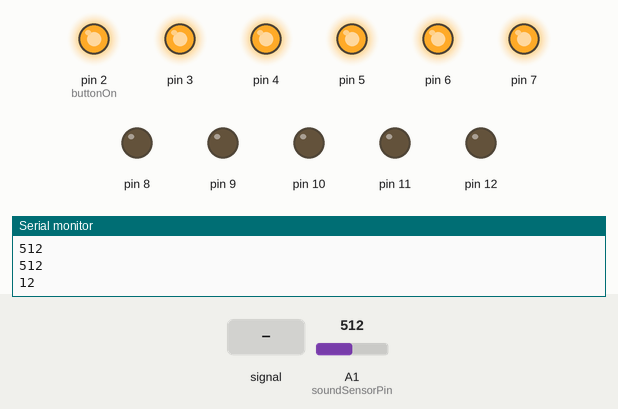
This sketch was run on a simulated Arduino Uno, built with avr-gcc and run on an emulated ATmega328P. On the bench: output pins drawn as LEDs (lit = HIGH), the last lines printed to the serial monitor. Dashed ring = blinking. The inputs (shaded band) are chosen by the test bench; at power-on: A1 (soundSensorPin) = 512.

Above: at 1.2 s.
1.3 s: A1 (soundSensorPin) fed a 2 Hz sine of ±306 counts around its level
At 4.2 s:
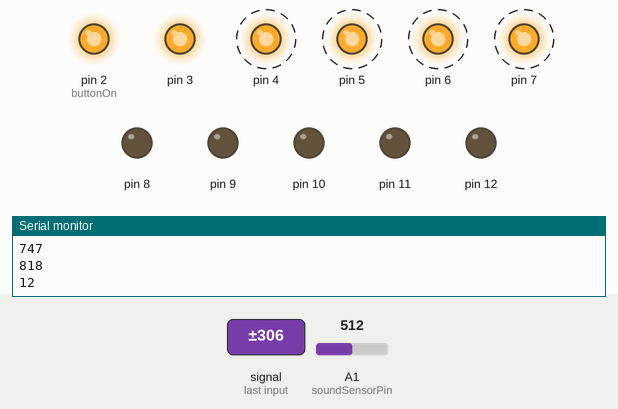
4.3 s: A1 (soundSensorPin) set to 716
At 5.1 s:
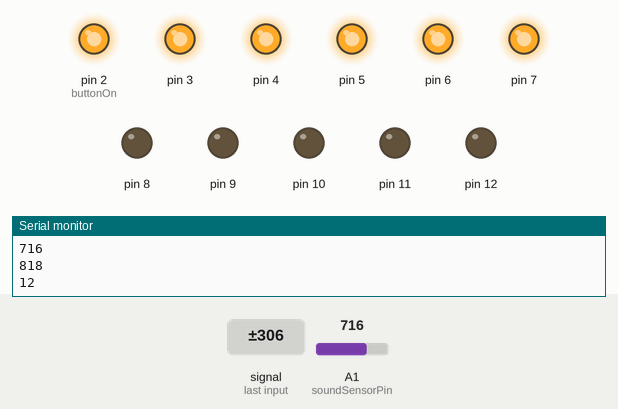
5.8 s: A1 (soundSensorPin) set to 122
At 6.3 s:
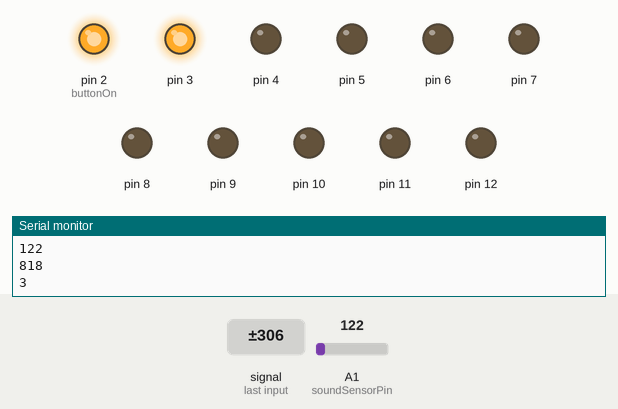
7.3 s: A1 (soundSensorPin) set to 306
At 8.5 s:
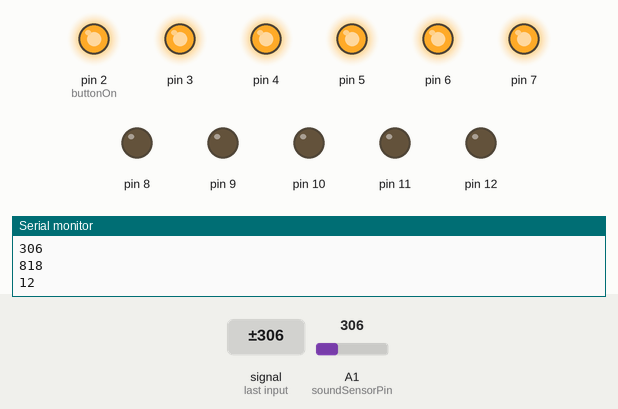
Timing chart, 0 to 9.8 s (numbered marks = the images above; inputs shaded):
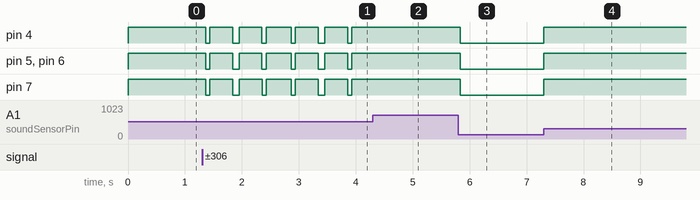

Measured:
- after the input at 1.3 s, pin 4–7: alternates HIGH for 0.40 s and LOW for 0.07 s, starting after 0.06 s
- after the input at 4.3 s, pin 4–7: stops changing and stays HIGH
- after the input at 5.8 s, pin 4–7: HIGH → LOW at once
- after the input at 7.3 s, pin 4–7: LOW → HIGH at once

The sketch:

gadget.ino
```cpp
const int soundSensorPin = A1; // Analog pin connected to the Big Sound Sensor Module
const int buttonOn = 2;
const int NUM_LEDS = 11;
const int LED_START = 3;
const int SAMPLES = 50;
const int PEAK_TIME = 2;

int compute_pin (int min, int max, float val) {
  float scale = (val - (float)min)/((float)(max-min));
  if (scale >= 1.0) scale=.9999;
  if (scale < 0) scale = 0;

  return LED_START + scale*(max-min);
}

long cur_max = LED_START;
long last_second_mark = 0;
bool toggle = false;
bool debounce = false;
long time_start;
long last_guess = -9;

int begin_time() {
  time_start = millis();
}

bool done_yet() {
  return millis() - time_start > 30000;
}

int get_max (int val) {
  long current_second = millis()/1000;
  if (current_second-last_second_mark > PEAK_TIME) {
    last_second_mark = current_second;
    cur_max = LED_START;
  }
  if (cur_max < val) {
    last_second_mark = current_second;
    cur_max = val;
//    Serial.println(val);
  }
  return cur_max;
}

int fire_pins (int val) {
// Serial.println(val);
  for (int i = LED_START; i <= LED_START+NUM_LEDS; i++) {
    int led = LOW;
    if (i<=val) led = HIGH;
    if (digitalRead(buttonOn) == LOW) {
      if (!debounce) {
        debounce = true;
        toggle = !toggle;
      }
    } else {
      debounce = false;
    }
    if (i == get_max(val) && toggle) led = HIGH;
    digitalWrite(i, led);
  }
}

void setup() {
  pinMode(soundSensorPin, INPUT); // Set the Sound Sensor pin as INPUT
  pinMode(buttonOn, INPUT);
  for (int i = 2; i < 2+NUM_LEDS; i++) {
    pinMode(i,OUTPUT);
    digitalWrite(i,HIGH);
  }
  Serial.begin(9600); // Initialize serial communication for debugging (optional)
  Serial.println("Starting");
}

int maxmax = 0;

void loop() {
  int vals[SAMPLES];

  for (int x=0; x != SAMPLES; x++) {
    vals[x] = analogRead(soundSensorPin);
  }


  float avg = 0.0;
  int max = 0;
  int min = 1000;

  for (int x=0; x != SAMPLES; x++) {
    avg += (float)vals[x];
    if (vals[x] < min) min = vals[x];
    if (vals[x] > max) max = vals[x];
  }
  avg /= SAMPLES;
  maxmax = max > maxmax?max:maxmax;

  Serial.println(max);
  Serial.println(maxmax);
  Serial.println(compute_pin(210,220,max));
// Serial.println(max);
  // Adjust the threshold value according to your environment
  fire_pins(compute_pin(260,265,max));
  delay(30);
}
```
